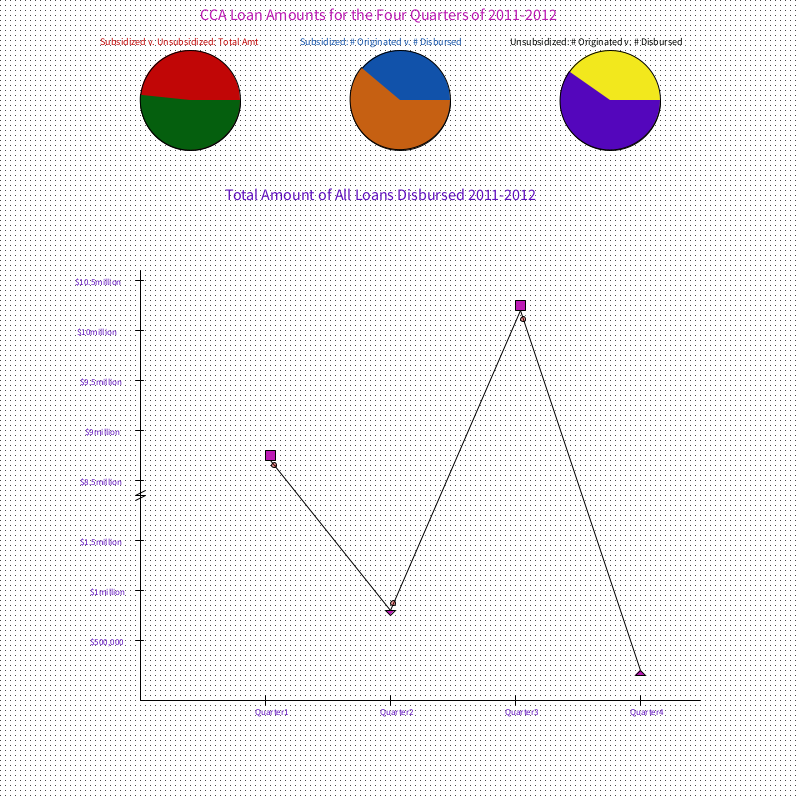
Frame 1 (no input)
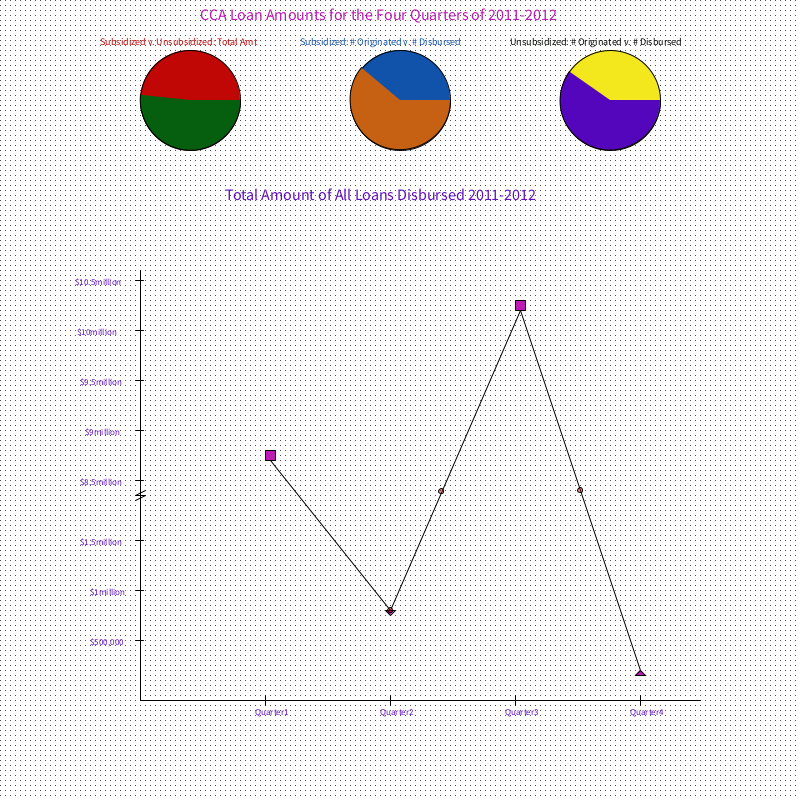
Frame 60 (the mouse pressed at the canvas centre just before this capture)
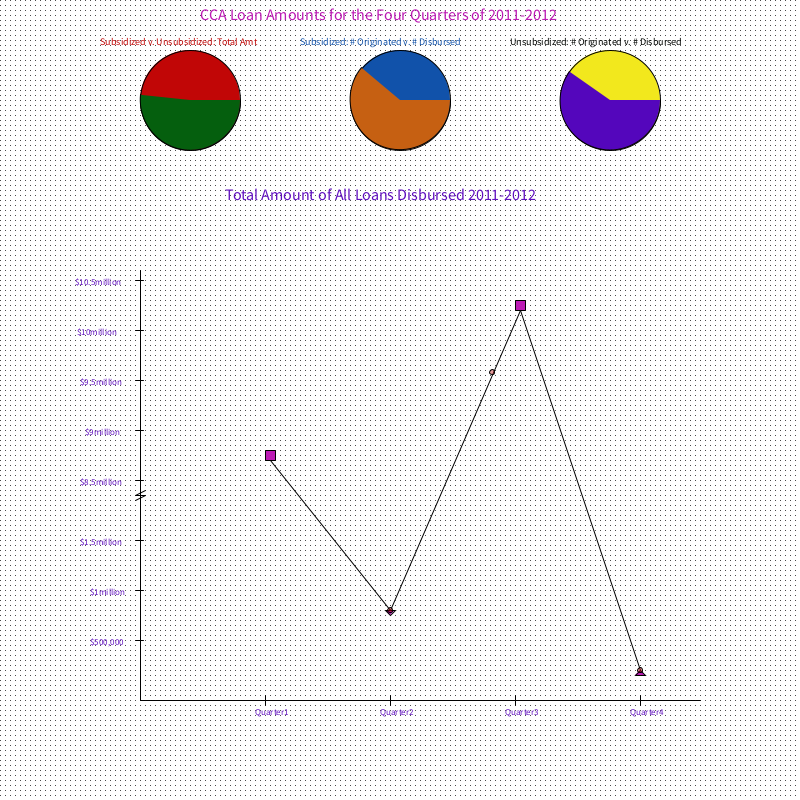
Frame 120 (the mouse held since frame 60 and released just before this capture)

The Processing sketch that drew these frames (run headless with seeded random() and noise(); from frame 60 on, the mouse is pressed at the canvas centre):

// Processing sketch: processing_73234
// ── processing_73234.pde

//Data for this program can be found at http://studentaid.ed.gov/about/data-center/student/title-iv

int dirq1x; //establishing variables
int dirq1y;
int dirq2x;
int dirq2y;
int dirq3x;
int dirq3y;
int q1x;
int q1y;
int q2x;
int q2y;
int q3x;
int q3y;

void setup(){
  size(800,800);
  smooth();
  q1x=270;
  q1y=460;
  q2x=390;
  q2y=610;
  q3x=520;
  q3y=310;
  dirq1x=4;
  dirq1y=5;
  dirq2x=3;
  dirq2y=-7;
  dirq3x=3;
  dirq3y=9;
  
}

void draw(){
  println("x: "+mouseX+"y: "+mouseY);
  background(255);
  for(int i=0;i<800;i=i+5){
    for(int j=0;j<800;j=j+5){
      point(i,j);
    }
  }
  fill(193,6,6);
  textSize(10);
  text("Subsidized v. Unsubsidized: Total Amt",100,45);
  ellipse(190,100,100,100);
  fill(5,95,14);
  arc(190,100,100,100,radians(0),radians(186));
  fill(255);
  textSize(10);
  if(mouseX>142&&mouseX<242&&mouseY>52&&mouseY<103){
    text("Sub=$6,098,239",150,76);
  }
  fill(255,255,255);
  if(mouseX>141&&mouseX<241&&mouseY>104&&mouseY<151){
    text("Unsub=$6,591,040",143,119);
  }
  fill(17,82,170);
  textSize(10);
  text("Subsidized: # Originated v. # Disbursed",300,45);
  ellipse(400,100,100,100);
  fill(198,96,18);
  arc(400,100,100,100,radians(0),radians(220));
  fill(255);
  if(mouseX>367&&mouseX<450&&mouseY>51&&mouseY<84){
    text("Orig:1300",380,76);
  }
  fill(255);
  if(mouseX>351&&mouseX<451&&mouseY>85&&mouseY<152){
    text("Disb:2180",370,119);
  }
  fill(0,3,0);
  textSize(10);
  text("Unsubsidized: # Originated v. # Disbursed",510,45);
  fill(242,232,29);
  ellipse(610,100,100,100);
  fill(84,6,188);
  arc(610,100,100,100,radians(0),radians(215));
  fill(1,0,3);
  if(mouseX>573&&mouseX<658&&mouseY>52&&mouseY<84){
    text("Orig:1326",595,76);
  }
  fill(255);
  if(mouseX>561&&mouseX<661&&mouseY>85&&mouseY<152){
    text("Disb:2193",595,119);
  }
  line(140,700,140,270); //yaxis
  line(140,700,700,700); //xaxis
  line(135,500,145,495); //break
  line(145,495,135,495); //break
  line(135,495,145,490); //break
  line(135,640,143,640); //500k
  fill(97,17,191);
  textSize(9);
  text("$500,000",90,645);
  line(135,590,143,590); //1mil
  text("$1million",90,595);
  line(135,540,143,540); //1.5mil
  text("$1.5million",80,545);
  line(135,480,143,480); //8.5mil
  text("$8.5million",80,485);
  line(135,430,143,430); //9mil
  text("$9million",85,435);
  line(135,380,143,380); //9.5mil
  text("$9.5million",80,385);
  line(135,330,143,330); //10mil
  text("$10million",77,335);
  line(135,280,143,280); //10.5mil
  text("$10.5million",75,285);
  line(265,705,265,695); //Q1
  text("Quarter1",255,715);
  line(390,705,390,695); //Q2
  text("Quarter2",380,715);
  line(515,705,515,695); //Q3
  text("Quarter3",505,715);
  line(640,705,640,695); //Q4
  text("Quarter4",630,715);
  fill(188,27,180);
  rect(265,450,10,10); //$8,717,452
  triangle(385,610,390,615,395,610); //$878,696
  rect(515,300,10,10); //$10,118,931
  triangle(635,675,640,670,645,675); //$382,309
  line(270,460,390,610); //Q1-Q2
  line(390,610,520,310); //Q2-Q3
  line(520,310,640,670); //Q3-Q4
  textSize(16);
  text("CCA Loan Amounts for the Four Quarters of 2011-2012",200,20);
  fill(97,17,191);
  text("Total Amount of All Loans Disbursed 2011-2012",225,200);
  fill(191,6,6,100);
  ellipse(q1x += dirq1x,q1y +=dirq1y,5,5);
  if(q1x>389){
    q1x=270;
    q1y=460;
  }
  ellipse(q2x += dirq2x,q2y += dirq2y,5,5);
  if(q2x>518){
    q2x=390;
    q2y=610;
  }
  ellipse(q3x += dirq3x,q3y += dirq3y,5,5);
  if(q3x>639){
    q3x=520;
    q3y=310;
  }
}
